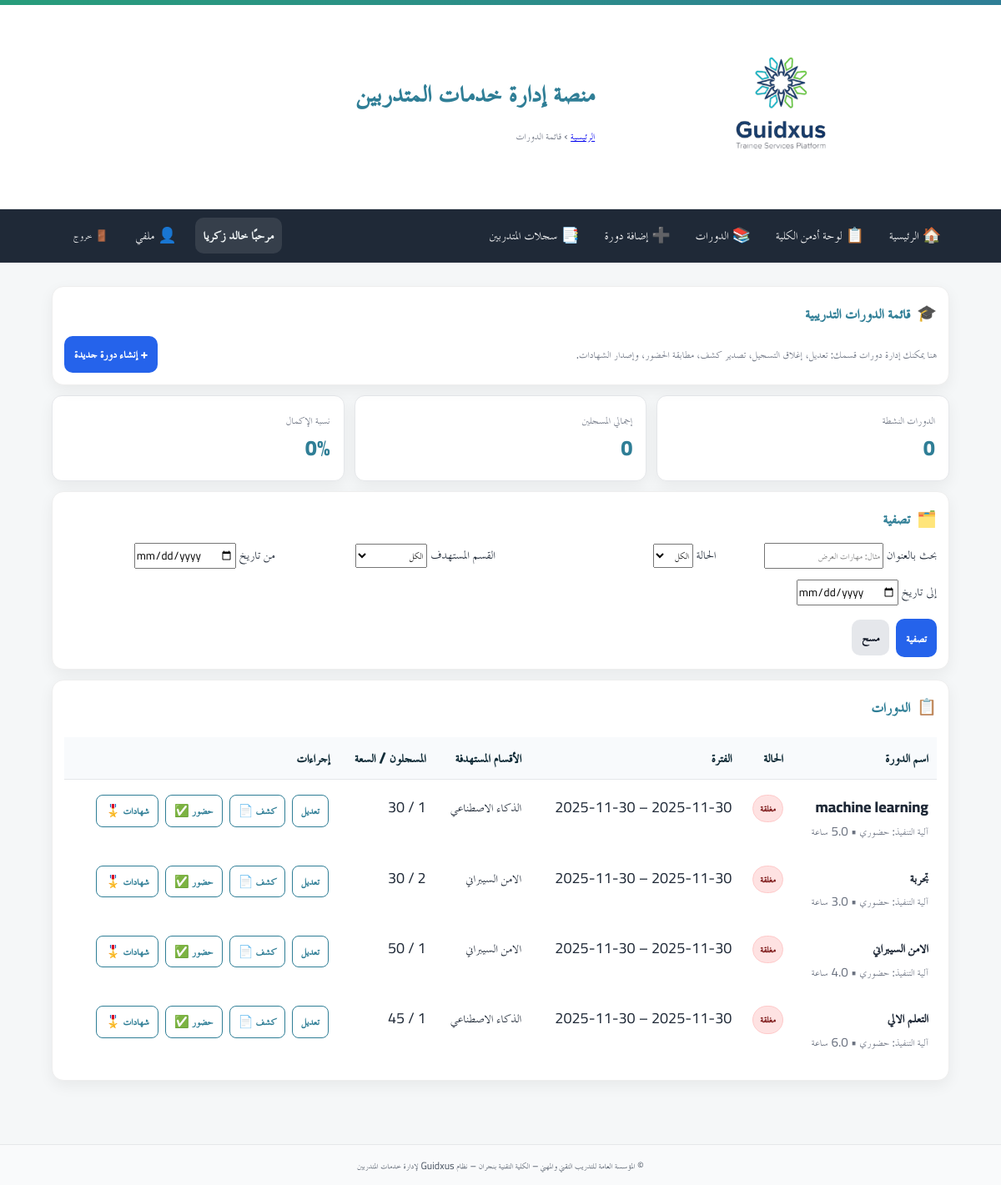
Page /hod/courses (signed in) on the committed database.
### app/models.py (models this page shows)
class Course(Base):
    __tablename__ = "courses"
    id = Column(Integer, primary_key=True, index=True, autoincrement=True)
    title = Column(String(255), nullable=False)
    description = Column(Text, nullable=True)
    provider = Column(String(255), nullable=True)           # الجهة المنفّذة (قسم/وحدة)
    provider_name = Column(String(255), nullable=True)      # اسم المنفّذ (الشخص)
    hours = Column(Float, nullable=False)
    mode = Column(String(50), nullable=False)               # 'in_person'/'online' ... الخ
    start_date = Column(Date, nullable=False)
    end_date = Column(Date, nullable=False)
    capacity = Column(Integer, default=30)
    registration_policy = Column(String(50), default="open")  # open|approval|waitlist
    prevent_duplicates = Column(Boolean, default=True)
    attendance_verification = Column(String(50), default="paper")  # paper|qr
    completion_threshold = Column(Integer, default=80)
    create_expected_roster = Column(Boolean, default=False)
    auto_issue_certificates = Column(Boolean, default=False)
    status = Column(String(50), default="published")  # draft|published|closed|finished
    created_at = Column(DateTime, server_default=func.now(), nullable=False)
    created_by_user_id = Column(Integer, nullable=True)
    targets = relationship(
        "CourseTargetDepartment",
        back_populates="course",
        cascade="all, delete-orphan",
        lazy="selectin",
    )
    enrollments = relationship(
        "CourseEnrollment",
        back_populates="course",
        cascade="all, delete-orphan",
        lazy="selectin",
    )
    __table_args__ = (
        Index("idx_courses_status", "status"),
        Index("idx_courses_range", "start_date", "end_date"),
    )

### app/routers/hod.py (the view)
@router.get("/courses")
def course_list(
    request: Request,
    q: str = Query("", description="بحث بعنوان الدورة"),
    status_filter: Optional[str] = Query(None, pattern=r"^(published|closed|finished)$"),
    date_from: Optional[date] = None,
    date_to: Optional[date] = None,
    db: Session = Depends(get_db),
    user: CurrentUser = Depends(require_hod_or_admin),
):
    q_courses = db.query(Course).options(selectinload(Course.targets))
    if not user.is_admin:
        if user.is_college_admin and user.college_admin_college:
            college_name = user.college_admin_college
            college_departments = db.query(Department).filter(Department.college == college_name).all()
            dept_names = [d.name for d in college_departments]
            if dept_names:
                q_courses = q_courses.join(CourseTargetDepartment).filter(CourseTargetDepartment.department_name.in_(dept_names)).distinct()
            else:
                q_courses = q_courses.filter(Course.id == -1)
        else:
            q_courses = q_courses.filter(Course.created_by_user_id == user.id)
    if status_filter:
        q_courses = q_courses.filter(Course.status == status_filter)
    if date_from:
        q_courses = q_courses.filter(Course.start_date >= date_from)
    if date_to:
        q_courses = q_courses.filter(Course.end_date <= date_to)
    if q.strip():
        q_courses = q_courses.filter(Course.title.ilike(f"%{q.strip()}%"))
    q_courses = q_courses.order_by(Course.start_date.desc(), Course.id.desc())
    courses = q_courses.all()
    course_targets: Dict[int, List[str]] = {}
    if _ctd_uses_name():
        for c in courses:
            names = [t.department_name for t in c.targets if t.department_name]
            seen = set()
            course_targets[c.id] = [n for n in names if not (n in seen or seen.add(n))]
    else:
        dep_map = {d.id: d.name for d in db.query(Department).all()}
        for c in courses:
            names = [dep_map.get(t.department_id, "") for t in c.targets]
            seen = set()
            course_targets[c.id] = [n for n in names if n and not (n in seen or seen.add(n))]
    counts_rows = db.execute(text("""SELECT course_id, COUNT(*) AS cnt FROM course_enrollments GROUP BY course_id""")).fetchall()
    counts_map = {row[0]: int(row[1]) for row in counts_rows}
    for c in courses:
        setattr(c, "registered_count", counts_map.get(c.id, 0))
    dep_query = db.query(Department)
    if user.is_hod and user.hod_college:
        dep_query = dep_query.filter(Department.college == user.hod_college)
    elif user.is_college_admin and user.college_admin_college:
        dep_query = dep_query.filter(Department.college == user.college_admin_college)
    departments = dep_query.order_by(Department.name.asc()).all()
    owner_scope = db.query(Course)
    if not user.is_admin:
        owner_scope = owner_scope.filter(Course.created_by_user_id == user.id)
    kpis = {
        "total_active": owner_scope.filter(Course.status == "published").count(),
        "running_now": owner_scope.filter(and_(Course.start_date <= func.current_date(), Course.end_date >= func.current_date())).count(),
        "pending_attendance": 0,
    }
    return templates.TemplateResponse(
        "hod/course_list.html",
        {"request": request, "current_user": user, "courses": courses, "course_targets": course_targets, "departments": departments, "filters": {"q": q, "status_filter": status_filter, "date_from": date_from, "date_to": date_to}, "kpis": kpis},
    )

### app/templates/hod/course_list.html (shortened to what this page needs)
{% extends "base.html" %}
{% block breadcrumb %}
  <a href="/hod/">الرئيسية</a> › <span>قائمة الدورات</span>
{% endblock %}
{% block content %}
{% set kpis = (kpis if kpis is defined and kpis else {'total_active':0,'total_enrolled':0,'completion_rate':0}) %}
{% set courses = (courses if courses is defined else []) %}
{% set course_targets = (course_targets if course_targets is defined else {}) %}
{% set departments = (departments if departments is defined else []) %}
{% set filters = (filters if filters is defined else {'q':'','status_filter':'','department_id':'','date_from':'','date_to':''}) %}
<section class="card card-prestige">
  <div class="card-head">
    <div class="card-icon">🎓</div>
    <h3>قائمة الدورات التدريبية</h3>
  </div>
  <div class="inline" style="justify-content:space-between;align-items:center;">
    <div class="muted">هنا يمكنك إدارة دورات قسمك: تعديل، إغلاق التسجيل، تصدير كشف، مطابقة الحضور، وإصدار الشهادات.</div>
    <a class="btn btn-primary" href="/hod/courses/new">+ إنشاء دورة جديدة</a>
  </div>
</section>
<section class="kpi-row">
  <div class="kpi-card"><div class="kpi-label">الدورات النشطة</div><div class="kpi-value">{{ kpis.total_active or 0 }}</div></div>
  <div class="kpi-card"><div class="kpi-label">إجمالي المسجلين</div><div class="kpi-value">{{ kpis.total_enrolled or 0 }}</div></div>
  <div class="kpi-card"><div class="kpi-label">نسبة الإكمال</div><div class="kpi-value">{{ kpis.completion_rate or 0 }}%</div></div>
</section>
<section class="card card-prestige">
  <div class="card-head">
    <div class="card-icon">🗂️</div>
    <h3>تصفية</h3>
  </div>
  <form class="filter-form" method="get" action="/hod/courses">
    <div class="grid">
      <label>بحث بالعنوان
        <input type="text" name="q" value="{{ filters.q or '' }}" placeholder="مثال: مهارات العرض">
      </label>
      <label>الحالة
        <select name="status_filter">
          <option value="" {{ 'selected' if not filters.status_filter }}>الكل</option>
        </select>
      </label>
      <label>القسم المستهدف
        <select name="department_id">
          <option value="" {{ 'selected' if not filters.department_id }}>الكل</option>
        </select>
      </label>
      <label>من تاريخ <input type="date" name="date_from" value="{{ filters.date_from or '' }}"></label>
      <label>إلى تاريخ <input type="date" name="date_to" value="{{ filters.date_to or '' }}"></label>
    </div>
    <div class="actions">
      <button class="btn btn-primary" type="submit">تصفية</button>
      <a class="btn btn-secondary" href="/hod/courses">مسح</a>
    </div>
  </form>
</section>
<section class="card card-prestige">
  <div class="card-head">
    <div class="card-icon">📋</div>
    <h3>الدورات</h3>
  </div>
  {% if not courses %}
    <div class="muted">لا توجد دورات مطابقة للبحث الحالي. ابدأ بإنشاء دورة جديدة.</div>
  {% else %}
  <div class="table-wrap">
    <table class="tbl">
      <thead>
        <tr>
          <th>اسم الدورة</th>
          <th>الحالة</th>
          <th>الفترة</th>
          <th>الأقسام المستهدفة</th>
          <th>المسجلون / السعة</th>
          <th>إجراءات</th>
        </tr>
      </thead>
      <tbody>
        {% for c in courses %}
        <tr>
          <td class="title-cell">
            <div class="title">{{ c.title }}</div>
            <div class="sub muted">
              آلية التنفيذ:
              {% set mode_val = c.mode or '' %}
              {% if mode_val in ['in_person','حضوري','حضوري '] %}حضوري
              {% elif mode_val in ['remote','online','عن بُعد','عن بعد'] %}عن بُعد
              {% else %}—{% endif %}
              • {{ c.hours or 0 }} ساعة
            </div>
          </td>
          <td>
            {% if c.status=='published' %}<span class="badge badge-live">منشورة</span>
            {% elif c.status=='draft' %}<span class="badge badge-draft">مسودة</span>
            {% elif c.status=='finished' %}<span class="badge badge-finished">منتهية</span>
            {% else %}<span class="badge badge-closed">مغلقة</span>{% endif %}
          </td>
          <td>{{ c.start_date }} – {{ c.end_date }}</td>
          <td class="t-wrap">
            {% set targets = course_targets.get(c.id, []) %}
            {% if targets and targets|length > 0 %}{{ targets|join('، ') }}
            {% else %}<span class="muted">غير محدد</span>{% endif %}
          </td>
          <td>{{ c.registered_count if c.registered_count is defined else 0 }} / {{ c.capacity or '—' }}</td>
          <td class="actions-cell">
            <a class="btn btn-xs" href="/hod/courses/{{ c.id }}/edit">تعديل</a>
            <a class="btn btn-xs" href="/hod/courses/{{ c.id }}/roster.pdf?download=1">كشف 📄</a>
            <a class="btn btn-xs" href="/hod/attendance/{{ c.id }}">حضور ✅</a>
            <a class="btn btn-xs" href="/hod/certificates/issue?course_id={{ c.id }}">شهادات 🎖️</a>
          </td>
        </tr>
        {% endfor %}
      </tbody>
    </table>
  </div>
  {% endif %}
</section>
{% endblock %}

### app/static/css/app.css (style rules this page uses)
:root { --tvtc-green-1:#7EC6A4; --tvtc-green-2:#289D7B; --tvtc-blue-1:#6BB6C8; --tvtc-blue-2:#2F7E96; --tvtc-gray-1:#F5F7F8; --tvtc-gray-2:#E5E7EA; --tvtc-gray-3:#6B7280; --tvtc-black:#1F2937; --tvtc-ivory:#FAFAF7; }
* { box-sizing:border-box; font-family:"Cairo","TraditionalArabicCustom","MajallaCustom","Noto Kufi Arabic","Segoe UI",Arial,sans-serif; }
body { margin:0; background:linear-gradient(180deg,var(--tvtc-ivory),#fff 220px,var(--tvtc-gray-1) 221px); color:var(--tvtc-black); font-size:18px; line-height:1.7; }
.card { background:#fff; border:1px solid var(--tvtc-gray-2); border-radius:12px; padding:16px; margin-block:12px; box-shadow:0 2px 6px rgba(0,0,0,.04); }
.card-prestige { border:1px solid rgba(31,41,55,.06); border-top:0; box-shadow:0 6px 18px rgba(0,0,0,.06); position:relative; overflow:hidden; }
.card-head { display:flex; align-items:center; gap:10px; margin-bottom:8px; }
.card-head h3 { margin:0; font-weight:800; color:var(--tvtc-blue-2); }
.card-icon { font-size:1.1rem; opacity:.9; }
.grid { display:grid; grid-template-columns:repeat(2,1fr); gap:12px; }
.inline { display:flex; gap:12px; flex-wrap:wrap; }
.actions { display:flex; gap:12px; justify-content:flex-start; margin-top:16px; }
.btn { display:inline-block; padding:12px 18px; border-radius:10px; border:1px solid transparent; text-decoration:none; font-weight:800; font-size:1rem; cursor:pointer; }
.btn-primary { background:var(--tvtc-blue-2); color:#fff; }
.btn-secondary { background:#fff; color:var(--tvtc-blue-2); border-color:var(--tvtc-blue-2); }
.muted { color:var(--tvtc-gray-3); font-size:.95rem; }
.kpi-value { font-size:1.6rem; font-weight:800; color:var(--tvtc-blue-2); }
.btn.btn-xs { padding:6px 10px; font-size:.9rem; border:1px solid var(--tvtc-blue-2); color:var(--tvtc-blue-2); background:#fff; border-radius:8px; margin-inline:2px; }
.kpi-row { display:grid; grid-template-columns:repeat(3,1fr); gap:12px; margin:12px 0; }
.kpi-card { background:#fff; border:1px solid var(--tvtc-gray-2); border-radius:12px; padding:16px; box-shadow:0 6px 18px rgba(0,0,0,.06); }
.kpi-label { color:var(--tvtc-gray-3); font-size:.95rem; }
.table-wrap { overflow:auto; }
table.tbl { width:100%; border-collapse:separate; border-spacing:0 8px; }
table.tbl thead th { background:#f8fafc; color:#0f2b37; padding:10px; font-weight:800; text-align:right; border-bottom:1px solid var(--tvtc-gray-2); }
table.tbl tbody tr { background:#fff; border:1px solid var(--tvtc-gray-2); }
table.tbl td { padding:10px; vertical-align:top; }
.title-cell .title { font-weight:800; }
.badge { display:inline-block; padding:4px 8px; border-radius:999px; font-size:.85rem; font-weight:800; }
.badge-closed { background:#fee2e2; color:#7f1d1d; border:1px solid #fecaca; }

### app/static/css/custom.css (style rules this page uses)
.card { background: #fff; border: 1px solid #eee; border-radius: 14px; padding: 14px; margin-bottom: 12px; }
.card-head { display: flex; align-items: center; gap: 8px; margin-bottom: 10px; }
.card-icon { font-size: 1.2rem; }
.grid { display: grid; gap: 12px; grid-template-columns: repeat(auto-fit, minmax(220px, 1fr)); }
.actions { display: flex; gap: 8px; align-items: center; }
.btn { padding: 8px 12px; border-radius: 10px; border: 0; cursor: pointer; }
.btn-primary { background: #2563eb; color: #fff; }
.btn-secondary { background: #e5e7eb; color: #111827; }
.muted { color: #6b7280; }

### app/templates/base.html (style rules this page uses)
:root { --container: 1100px; }
.card { background:#fff; border:1px solid #eee; border-radius:14px; padding:14px; margin-bottom:12px; }
.card-head { display:flex; align-items:center; gap:8px; margin-bottom:10px; }
.card-icon { font-size:1.2rem; }
.grid { display:grid; gap:12px; grid-template-columns: repeat(auto-fit, minmax(220px, 1fr)); }
.actions { display:flex; gap:8px; align-items:center; }
.btn { padding:8px 12px; border-radius:10px; border:0; cursor:pointer; }
.btn-primary { background:#2563eb; color:#fff; }
.btn-secondary { background:#e5e7eb; color:#111827; }
.muted { color:#6b7280; }

### rows in the picture
Course: title "machine learning", mode "حضوري", status "مغلقة", end_date "2025-11-30", targets "الذكاء الاصطناعي", capacity "30"
Course: title "تجربة", mode "حضوري", status "مغلقة", end_date "2025-11-30", targets "الامن السيبراني", capacity "30"
Course: title "الامن السيبراني", mode "حضوري", status "مغلقة", end_date "2025-11-30", capacity "50"
Course: title "التعلم الالي", mode "حضوري", status "مغلقة", end_date "2025-11-30", targets "الذكاء الاصطناعي", capacity "45"

### other values in the picture
{{ app_name or "منصة إدارة خدمات المتدربين" }} "منصة إدارة خدمات المتدربين"
{{ display_name }} "خالد زكريا"
{{ kpis.total_active or 0 }} "0"
{{ kpis.total_enrolled or 0 }} "0"
{{ kpis.completion_rate or 0 }} "0"
